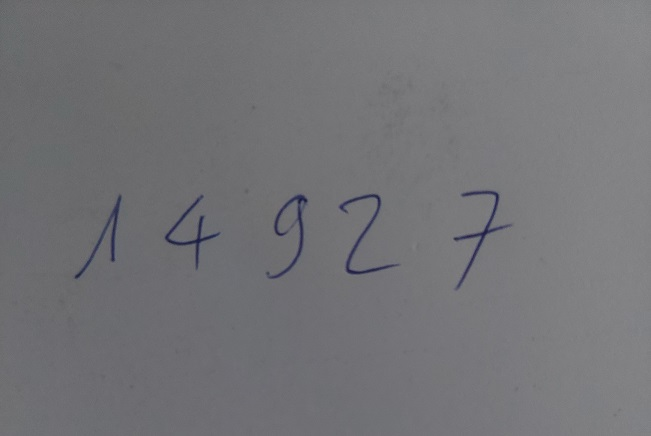
#> input picture img/img1.jpg, 651 x 436 px
$ python -i preprocess.py   (imports and definitions only)
#> lines starting #> are read from the running program, lines starting #| are printed output that depends on the picture; after the words box and inside, x2 and y2 are one past the last pixel; in counts of white or black regions, pixels touching at a corner belong together
import cv2
import numpy as np
def maxContrast(img):
	imgGray = cv2.cvtColor(img, cv2.COLOR_BGR2GRAY)
	kernel = cv2.getStructuringElement(cv2.MORPH_RECT, (3,3))
	imgTopHat = cv2.morphologyEx(imgGray, cv2.MORPH_TOPHAT, kernel, iterations = 8)
	imgBlackHat = cv2.morphologyEx(imgGray, cv2.MORPH_BLACKHAT, kernel, iterations = 8)
	result = cv2.add(imgGray, imgTopHat)
	result = cv2.subtract(result, imgBlackHat)
	return result

def getData(imgMaxContrast):
	#areaCharacter
	imgBlur = cv2.GaussianBlur(imgMaxContrast, (7,7), 0)
	imgThresh = cv2.adaptiveThreshold(imgBlur, 255, cv2.ADAPTIVE_THRESH_GAUSSIAN_C, cv2.THRESH_BINARY_INV, 25, 15)
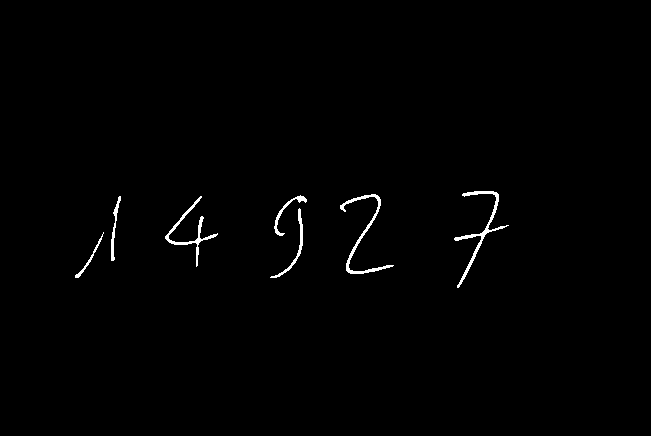
#> imgThresh: shape (436, 651); 0.79% white; 7 white regions, largest, box (x1, y1, x2, y2) and area: (454, 191, 509, 288) 560, (340, 194, 394, 274) 512, (165, 196, 218, 267) 430
	kernel = cv2.getStructuringElement(cv2.MORPH_RECT, (3,3))
	imgCanny = cv2.Canny(imgThresh, 100, 200)
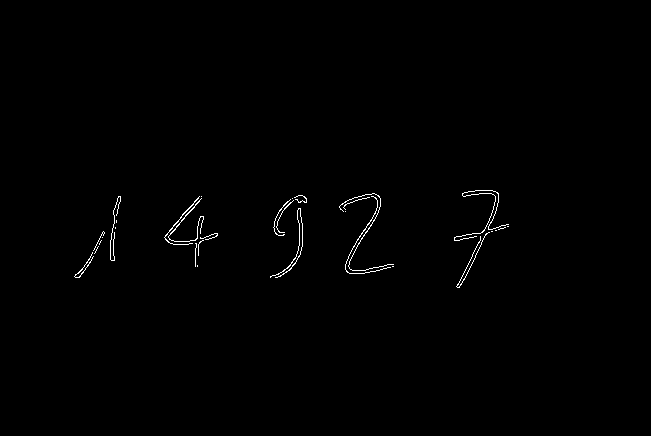
#> imgCanny: shape (436, 651); 0.54% white in thin lines or dots, all inside (x1, y1, x2, y2) = (74, 190, 509, 288)
	imgCanny = cv2.morphologyEx(imgCanny, cv2.MORPH_OPEN,  kernel)
#> imgCanny: shape (436, 651); every value is 0
	imgCannyDilate = cv2.morphologyEx(imgThresh, cv2.MORPH_DILATE, kernel, iterations = 2)
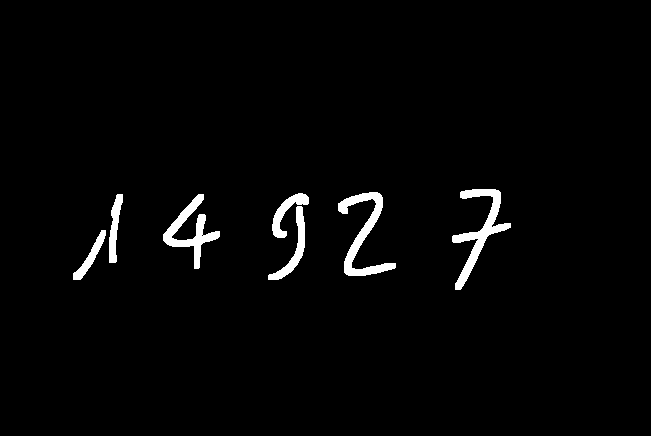
#> imgCannyDilate: shape (436, 651); 2.2% white; 7 white regions
	contours, hierachy = cv2.findContours(imgCannyDilate, cv2.RETR_EXTERNAL, cv2.CHAIN_APPROX_SIMPLE)
#> contours = 7 contours; box (x1, y1, x2, y2) and area: (452, 189, 511, 290) 1328, (338, 192, 396, 276) 1242, (163, 194, 220, 269) 1086, (268, 206, 305, 280) 590, (272, 193, 309, 238) 493, (109, 194, 123, 263) 438, (73, 230, 106, 280) 383
	#scanAreaCharacter
	char_x = []
	char_ind_x = {}
	for ind,c in enumerate(contours):
		x,y,w,h = cv2.boundingRect(c)
		if (5*w > h and w > 10):
			cut_char = imgThresh[y:(y+h), x:(x+w)]
			cut_char_resize = cv2.resize(cut_char, (24,24))
			char_standard = cv2.copyMakeBorder(cut_char_resize, 2,2,2,2, cv2.BORDER_CONSTANT)
			if x is char_x:
				x = x + 1
			char_x.append(x)
			char_ind_x[x] = (x, ind, char_standard)
#> this loop made 7 passes
#> (x, y, w, h) on passes 1 to 7: (73, 230, 33, 50), (268, 206, 37, 74), (163, 194, 57, 75), (109, 194, 14, 69), (272, 193, 37, 45), (338, 192, 58, 84), (452, 189, 59, 101)
#> pass 1, in getData, `char_standard = cv2.copyMakeBorder(cut_char_resize, 2,2,2,2, cv2.BORDE..`:
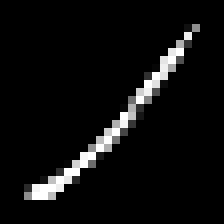
#> char_standard: shape (28, 28) (shown 8 times larger); min 0, max 255, mean 14.3
#> after the loop:
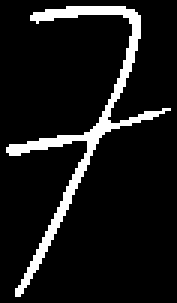
#> cut_char: shape (101, 59) (shown 3 times larger); 9.4% white; 1 white region, box (x1, y1, x2, y2) and area: (2, 2, 57, 99) 560
#> after the loop:
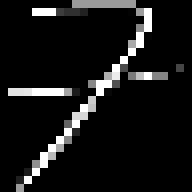
#> cut_char_resize: shape (24, 24) (shown 8 times larger); min 0, max 255, mean 22.7
#> after the loop, char_ind_x = 7 items; char_x = [73, 268, 163, 109, 272, 338, 452]
	char_x = sorted(char_x)
#> char_x = [73, 109, 163, 268, 272, 338, 452]
	data = []
	for char in char_x:
		char_data = char_ind_x[char][2]
		char_data = np.reshape(char_data, (28,28,1))
		data.append(char_data)
#> this loop made 7 passes
#> char on passes 1 to 7: 73, 109, 163, 268, 272, 338, 452
#> pass 3, in getData, `char_data = char_ind_x[char][2]`:
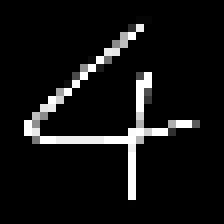
#> char_data: shape (28, 28) (shown 8 times larger); min 0, max 255, mean 18.7
#> after the loop, data = 7 items
	data = np.array(data)
	return data

>>> import cv2
>>> picture = cv2.imread('img/img1.jpg', cv2.IMREAD_GRAYSCALE)
>>> result = getData(picture)

$ run again, on img/img4.jpg
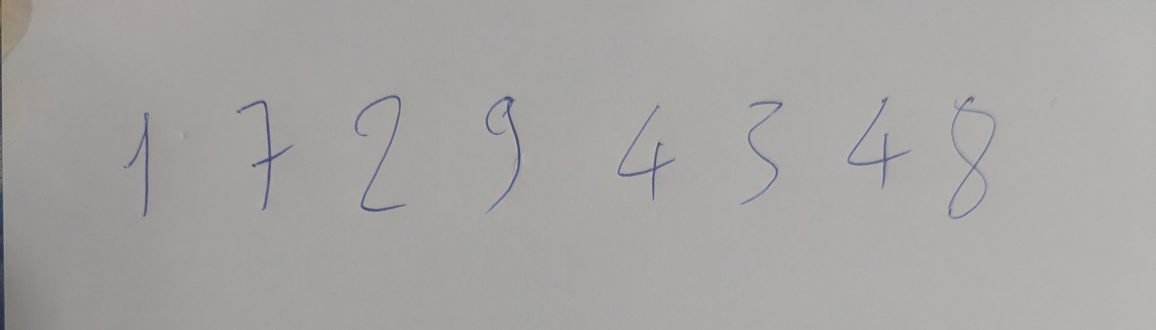
#> input picture img/img4.jpg, 3468 x 990 px (shown at 1/3 size)
#> in getData, `imgThresh = cv2.adaptiveThreshold(imgBlur, 255, cv2.ADAPTIVE_THRESH_GA..`:
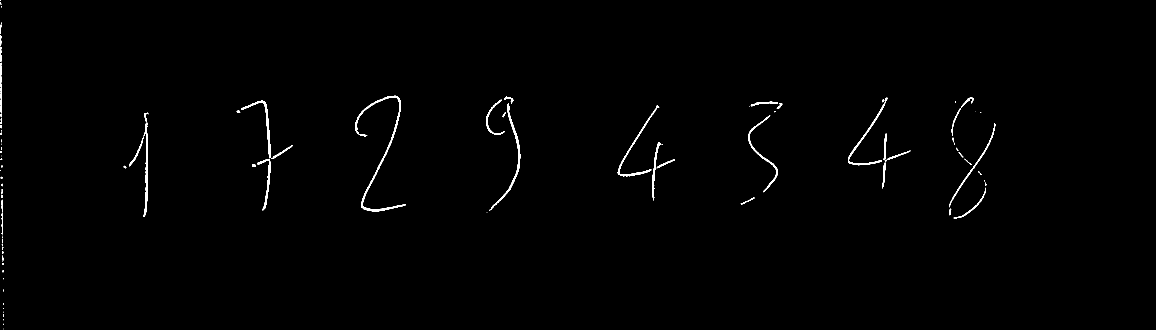
#> imgThresh: shape (990, 3468) (shown at 1/3 size); 0.63% white; 94 white regions (40 under 20 px), largest, box (x1, y1, x2, y2) and area: (1065, 287, 1218, 634) 3286, (1467, 310, 1561, 633) 1834, (430, 368, 444, 650) 1517
#> imgCannyDilate: shape (990, 3468); 1.4% white; 52 white regions
#> contours = 52 contours, 1 with area under 20; largest, box (x1, y1, x2, y2) and area: (1063, 285, 1220, 636) 6208, (722, 300, 880, 633) 4622, (385, 336, 447, 652) 3632, (1465, 308, 1563, 635) 3328, (2542, 291, 2664, 498) 2989
#> the loop in getData, `for ind,c in enumerate(contours):` made 52 passes
#> (x, y, w, h) on passes 3, 4, 6, 7, 9, 10, 12, 13: (8, 955, 6, 8), (8, 933, 6, 20), (7, 907, 6, 9), (7, 866, 6, 10), (5, 808, 8, 11), (4, 765, 8, 32), (2, 597, 10, 167), (2220, 591, 46, 24)
#> after the loop in getData, `for ind,c in enumerate(contours):`: char_ind_x = 22 items; char_x = [2220, 2859, 2933, 369, 755, 2866, 1955, 2855, 2644, 2845, 2243, 1506, 708, 1851, 1465, 2245, 722, 1456, 2542, 2853, 1511, 1063]
#> in getData, `char_x = sorted(char_x)`: char_x = [369, 708, 722, 755, 1063, 1456, 1465, 1506, 1511, 1851, 1955, 2220, 2243, 2245, 2542, 2644, 2845, 2853, 2855, 2859, 2866, 2933]
#> the loop in getData, `for char in char_x:` made 22 passes
#> char on passes 1 to 8: 369, 708, 722, 755, 1063, 1456, 1465, 1506
#> pass 3, in getData, `char_data = char_ind_x[char][2]`:
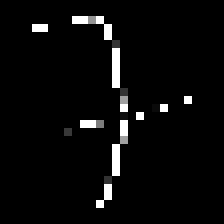
#> char_data: shape (28, 28) (shown 8 times larger); min 0, max 255, mean 9.8
#> after the loop in getData, `for char in char_x:`: data = 22 items
